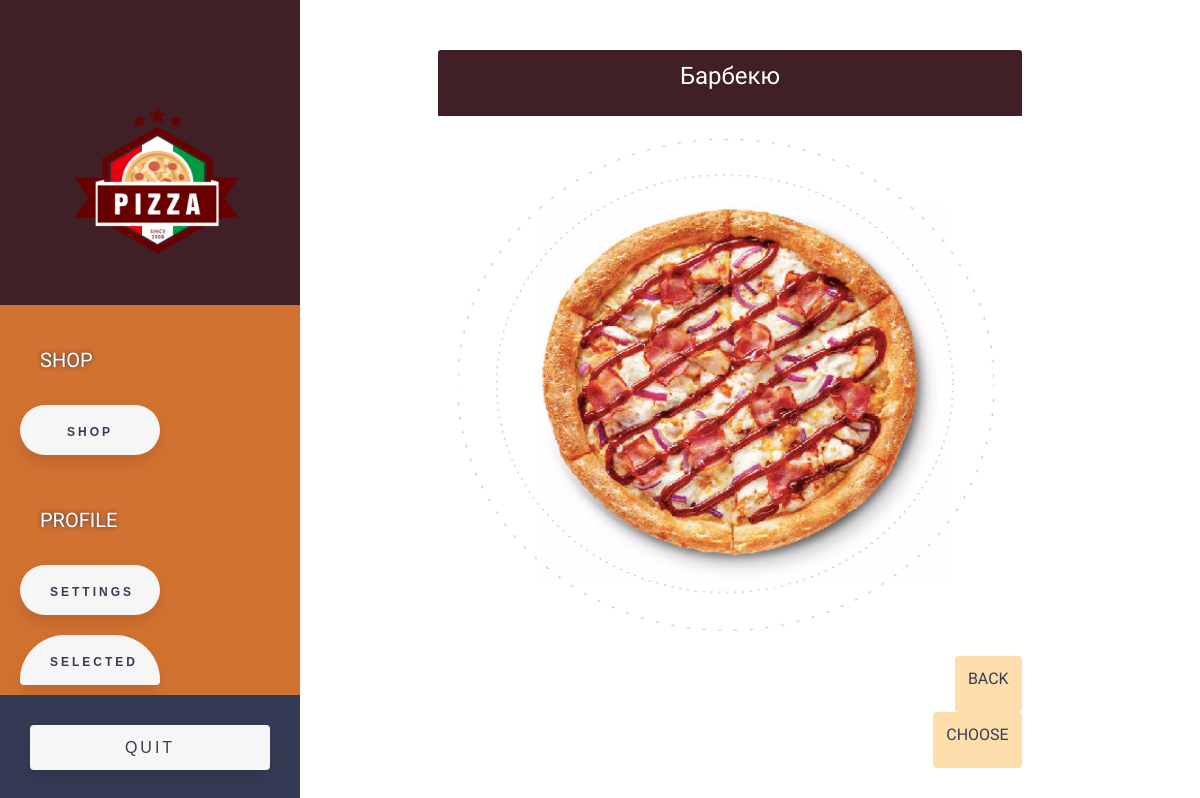
The app's page /shopapp/shop/pick/11 (signed in) with its own data.
### shopapp/models.py (models this page shows, shortened)
class Product(models.Model):
    author = models.ForeignKey(User, on_delete=models.CASCADE, related_name='author_of_product')
    owners = models.ManyToManyField(User)
    name = models.CharField(max_length=30)
    short_description = models.CharField(max_length=100)
    image = models.ImageField(upload_to='product_images/', blank=False)
    price = models.IntegerField(default=0)

### shopapp/views.py (the view)
# urls.py: path('shopapp/shop/pick/<int:product_id>', views.shop_pick_product, name='shop-pick-product'),
@login_required(login_url='/shop/sign_in/')
def shop_pick_product(request, product_id):
    product = Product.objects.get(id = product_id)
    return render(request, 'shopapp/pick.html', {
        'product': product,
        'page': request.path
    })

### shopapp/templates/shopapp/pick.html
{% extends 'shopapp/base.html' %}
{% load bootstrap4 %}
{% block page %}
<div class="offset-lg-5 col-lg-8">
  <div class="card">
    <div class="card-header bg-ruby">
      <h4 class="card-title text-center text-white">
        {{ product.name }}
      </h4>
    </div>
    <div class="card-body">
      <img class="d-block w-100" src="{{ MEDIA_URL }}{{ product.image }}" alt="slide" height="500">
    </div>
    <form action="{{ page }}">
      <button type="submit" class="btn btn-red float-right">BACK</button>
    </form>
    <form action="{% url 'shop-pick-product' product.id %}">
      <button type="submit" class="btn btn-red float-right">CHOOSE</button>
    </form>
  </div>
</div>
{% endblock %}

### shopapp/static/css/style.css (style rules this page uses)
body { padding-top: 50px; background-color: #f6f6f6; overflow: auto; font-family: 'Comfortaa', cursive;; }
body { background: url(https://html5book.ru/wp-content/uploads/2015/07/background39.png); }
.bg-ruby { background-color: #411f26; }
.text-white { color: white; }
.btn-red { color: #333c54; background-color: #FFDEAD; padding-bottom: 20px; padding-top: 10px; }
.content .card { border: none; }

### records on screen
Product: name "Барбекю", image (picture)
